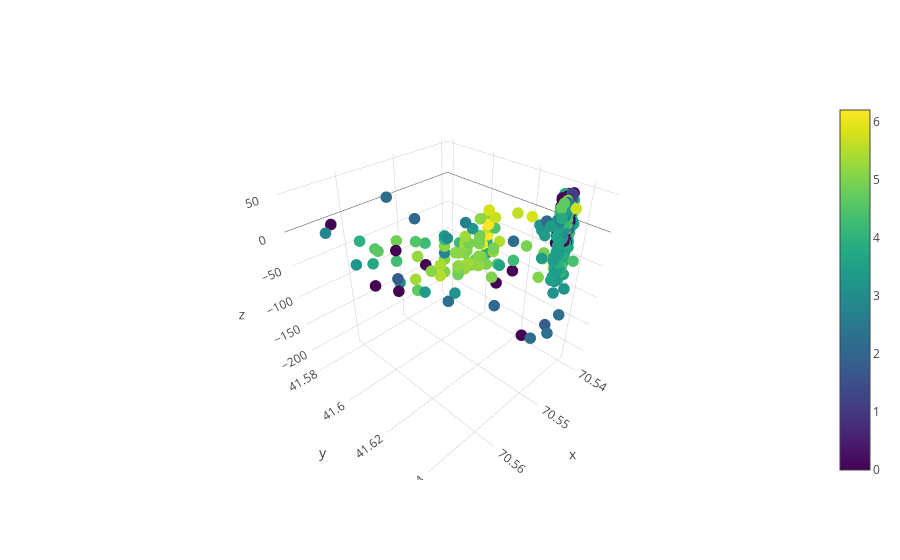

Notebook cell for this chart:
### Code cell
plotly.offline.iplot(data_real, filename = 'groundtruth')

### Figure 1 — Plotly figure (JSON) as saved in the notebook; plotly's stock layout.template omitted (floating-point values rounded to 4 significant figures; data arrays with more than 128 entries replaced by an {"elided": "..."} marker saying what was removed)
{"data": [{"marker": {"color": {"elided": "352 float values"}, "colorscale": "Viridis", "showscale": true, "size": 4}, "mode": "markers", "type": "scatter3d", "x": {"elided": "352 float values"}, "y": {"elided": "352 float values"}, "z": {"elided": "352 float values"}}], "layout": {}}
